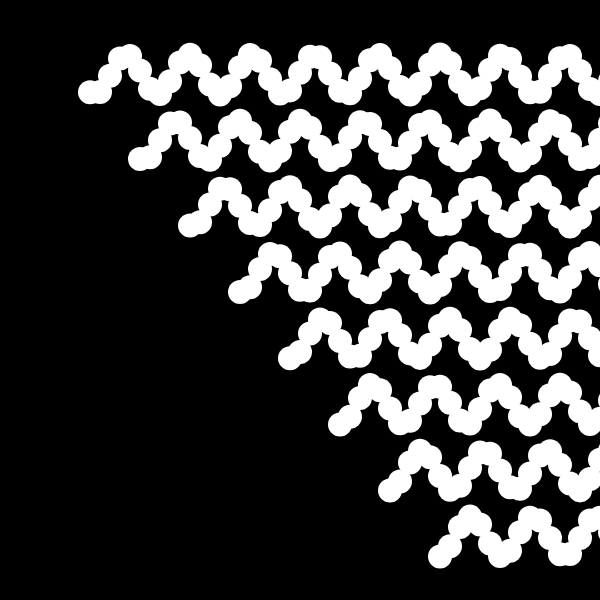
Frame 1 (no input)
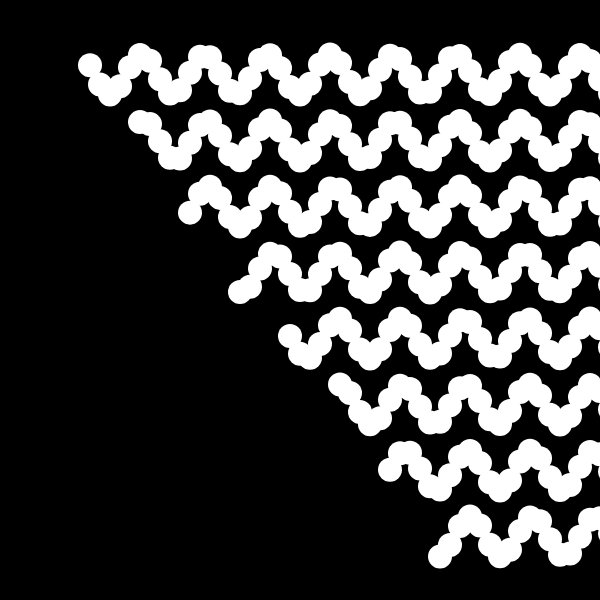
Frame 60 (no input)
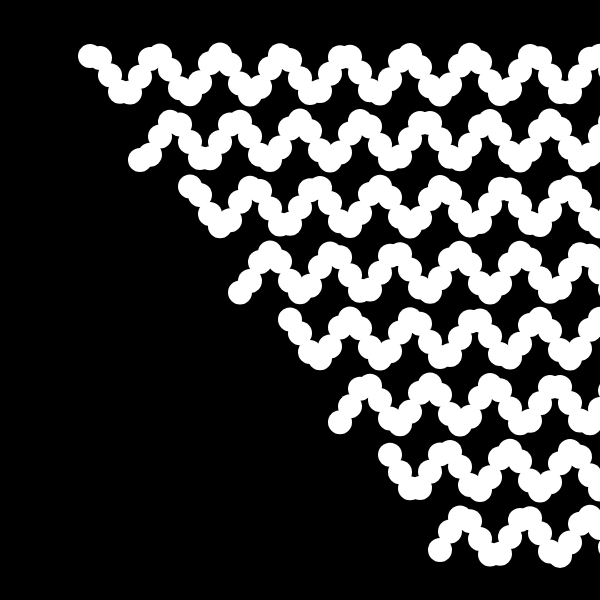
Frame 120 (the mouse pressed at the canvas centre since frame 60)

The p5.js sketch that drew these frames (run headless with seeded random() and noise() and a simulated clock; from frame 60 on, the mouse is pressed at the canvas centre):

// p5.js sketch
// ── sketch.js
function setup() {
  createCanvas(600, 600);
  noStroke();
}

function draw() {
  background(0);
  ellipseMode(CENTER);
  count = 10;
  step = width/10;
  
  for(i=1;i<count*11;i++) {
    for(j=1;j<count-1;j++) {
      // translate(sin(millis()*0.00002*i),0);
      circle(step/2+i*10+j*50,step/7+j*step*1.1+sin(frameCount*0.08*j+i)*20, step*0.4);
    } 
  }
}
